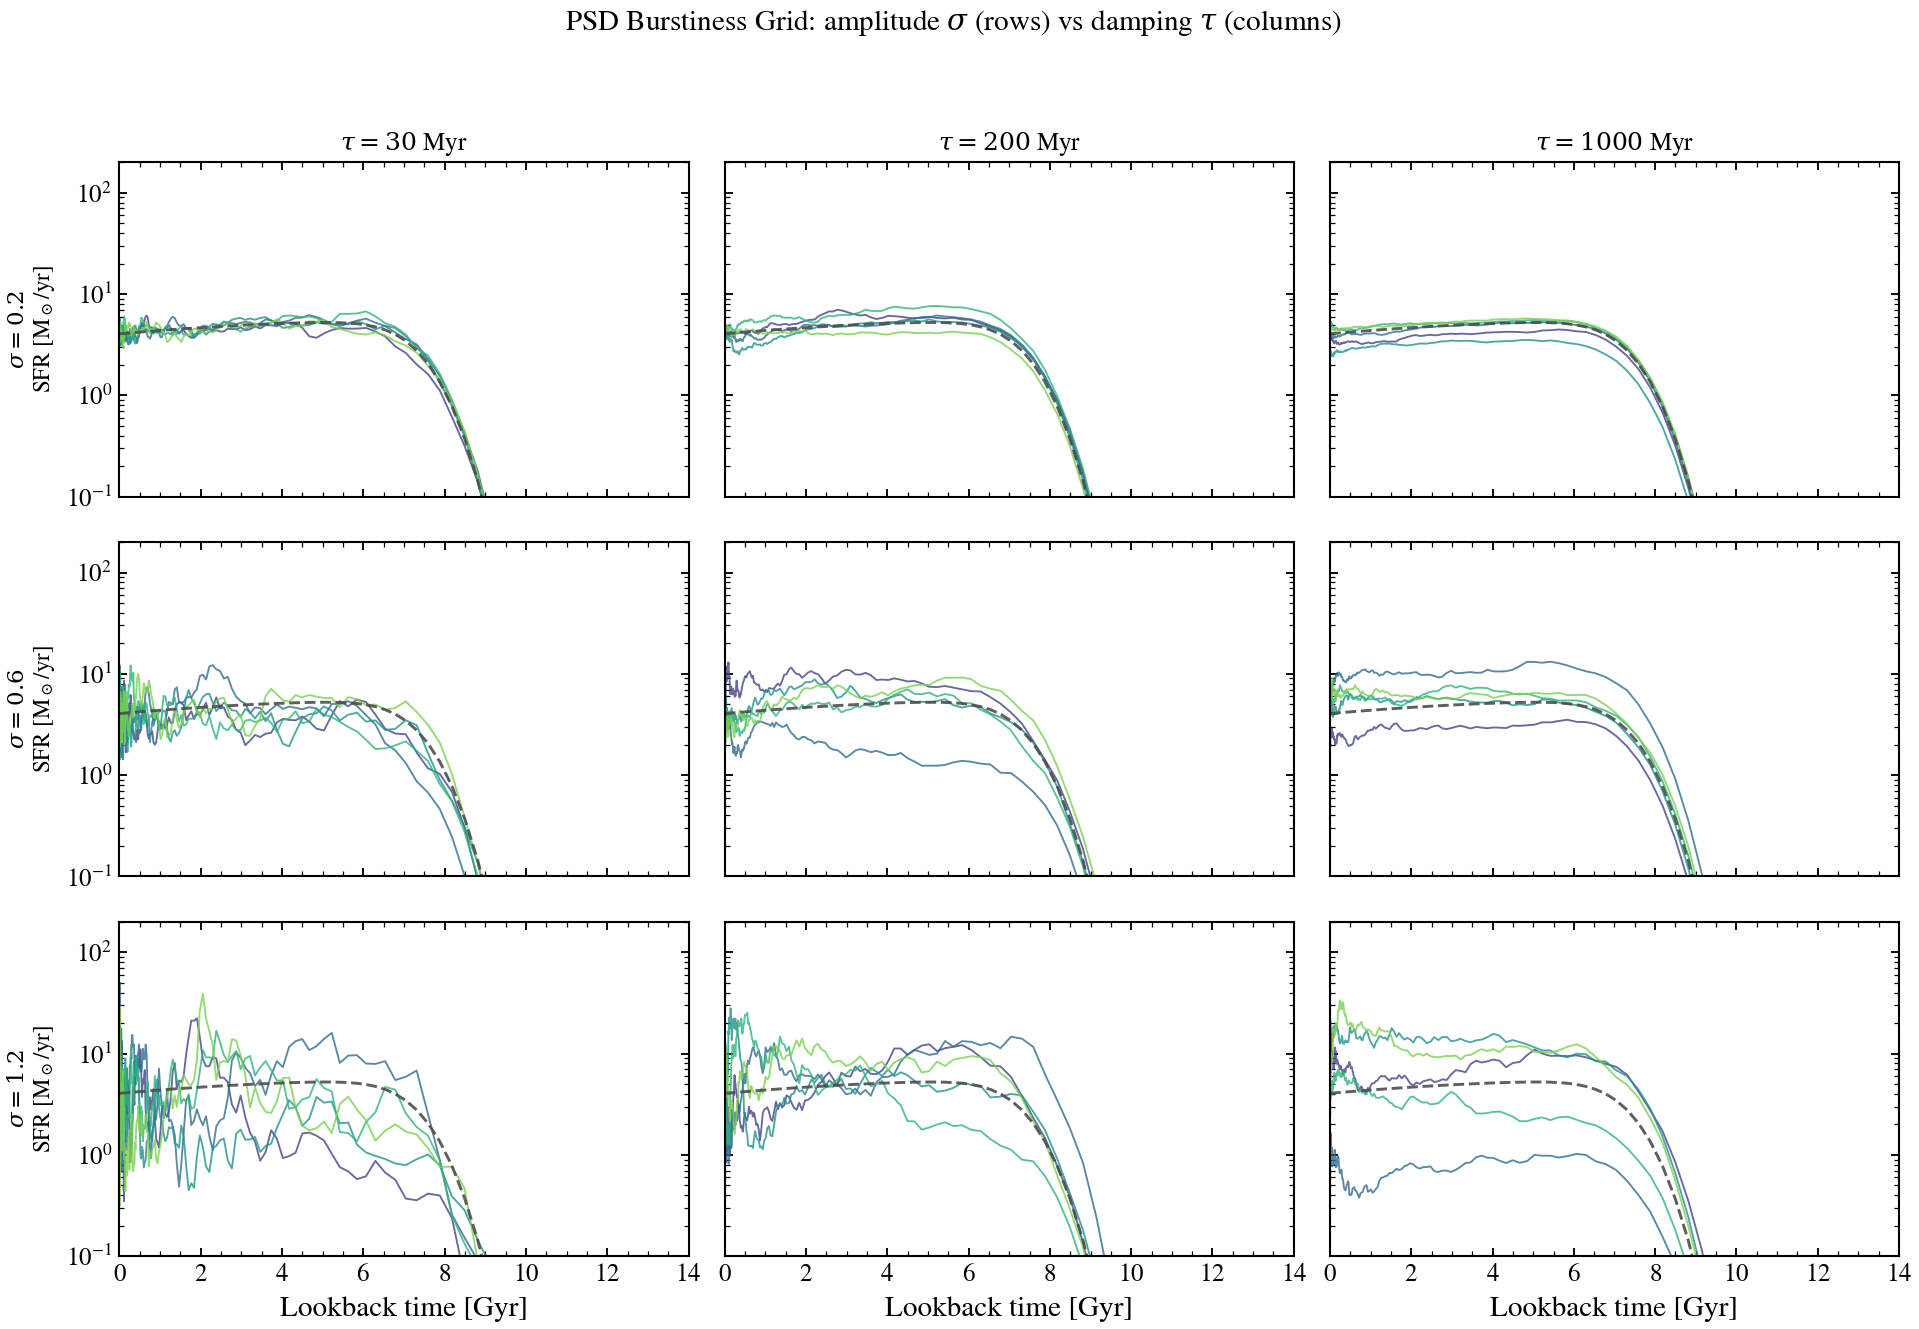

Reproduce this figure in Python.
"""
PSD Parameter Space and Burstiness
===================================

Visualize how the two DRW PSD parameters -- sigma (amplitude) and
tau (damping timescale) -- map to different levels of SFH burstiness.
A 3x3 grid of GP-modulated SFHs shows the effect of each parameter.
"""

import jax
import jax.numpy as jnp
import matplotlib.pyplot as plt
import numpy as np

from tengri import (
    compute_sqrt_power_drw,
    generate_gp_fourier,
    make_log_age_grid,
    tsnorm,
)
from tengri.analysis.plotting import setup_style

setup_style()


# --- Grid setup ---
n_grid = 256
log_age_grid = make_log_age_grid(n_grid)
d_log_age = float(log_age_grid[1] - log_age_grid[0])
t_lookback = 10.0**log_age_grid
t_gyr = np.array(t_lookback) / 1e9

mean_sfr = tsnorm(t_lookback, log_peak_sfr=1.0, peak_lbt=6e9, width=2e9, skew=0.5, trunc=3.0)

# --- Parameter grid ---
sigmas = [0.2, 0.6, 1.2]
taus_myr = [30, 200, 1000]

fig, axes = plt.subplots(3, 3, figsize=(13, 9), sharex=True, sharey=True)
key_base = jax.random.PRNGKey(7)
mean_color = "0.30"
realiz_cmap = plt.get_cmap("viridis")

for i, sigma in enumerate(sigmas):
    for j, tau in enumerate(taus_myr):
        ax = axes[i, j]
        sqrt_p = compute_sqrt_power_drw(n_grid, d_log_age, sigma, tau * 1e6)

        # Plot 5 realizations with a consistent colormap
        n_realiz = 5
        for k in range(n_realiz):
            key = jax.random.fold_in(key_base, i * 100 + j * 10 + k)
            gp = generate_gp_fourier(key, sqrt_p, n_grid)
            variance = float(jnp.var(gp))
            sfr = mean_sfr * jnp.exp(gp - variance / 2.0)
            ax.plot(
                t_gyr,
                np.array(sfr),
                color=realiz_cmap(0.2 + 0.6 * k / max(n_realiz - 1, 1)),
                lw=0.9,
                alpha=0.8,
            )

        # Mean SFH on top so the trend is always visible.
        ax.plot(t_gyr, np.array(mean_sfr), color=mean_color, ls="--", lw=1.4, alpha=0.9)

        ax.set_xlim(0, 14)
        ax.set_yscale("log")
        # Mean peaks at ~5 Msun/yr; sigma=1.2 bursts reach ~30. Give breathing
        # room above and below so the trend reads clearly.
        ax.set_ylim(1e-1, 2e2)

        # Column titles only on the top row, row labels only on the left column.
        if i == 0:
            ax.set_title(rf"$\tau = {tau}$ Myr", fontsize=12)
        if j == 0:
            ax.set_ylabel(
                rf"$\sigma = {sigma}$" "\n" r"SFR [M$_\odot$/yr]",
                fontsize=11,
            )
        if i == 2:
            ax.set_xlabel("Lookback time [Gyr]")

fig.suptitle(
    r"PSD Burstiness Grid: amplitude $\sigma$ (rows) vs damping $\tau$ (columns)",
    fontsize=14,
    y=0.995,
)
fig.tight_layout(rect=[0, 0, 1, 0.97])
plt.savefig("plot_psd_burstiness.png", dpi=150, bbox_inches="tight")
plt.show()
